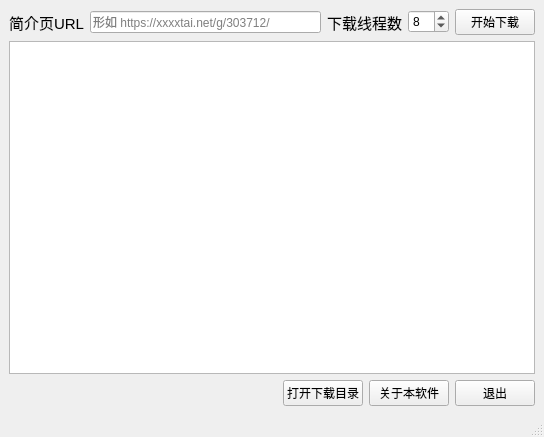
<?xml version="1.0" encoding="UTF-8"?>
<ui version="4.0">
 <class>MainWindow</class>
 <widget class="QMainWindow" name="MainWindow">
  <property name="geometry">
   <rect>
    <x>0</x>
    <y>0</y>
    <width>544</width>
    <height>437</height>
   </rect>
  </property>
  <property name="windowTitle">
   <string>学习软件1号</string>
  </property>
  <widget class="QWidget" name="centralwidget">
   <layout class="QGridLayout" name="gridLayout">
    <item row="0" column="0" colspan="5">
     <layout class="QHBoxLayout" name="horizontalLayout">
      <item>
       <widget class="QLabel" name="label">
        <property name="font">
         <font>
          <pointsize>11</pointsize>
         </font>
        </property>
        <property name="text">
         <string>简介页URL</string>
        </property>
       </widget>
      </item>
      <item>
       <widget class="QLineEdit" name="lineEdit">
        <property name="contextMenuPolicy">
         <enum>Qt::NoContextMenu</enum>
        </property>
        <property name="statusTip">
         <string/>
        </property>
        <property name="autoFillBackground">
         <bool>false</bool>
        </property>
        <property name="inputMask">
         <string/>
        </property>
        <property name="text">
         <string/>
        </property>
        <property name="placeholderText">
         <string>形如 https://xxxxtai.net/g/303712/</string>
        </property>
       </widget>
      </item>
      <item>
       <widget class="QLabel" name="label_2">
        <property name="font">
         <font>
          <pointsize>11</pointsize>
         </font>
        </property>
        <property name="text">
         <string>下载线程数</string>
        </property>
       </widget>
      </item>
      <item>
       <widget class="QSpinBox" name="spinBox">
        <property name="minimum">
         <number>1</number>
        </property>
        <property name="value">
         <number>8</number>
        </property>
       </widget>
      </item>
      <item>
       <widget class="QPushButton" name="pushButton">
        <property name="text">
         <string>开始下载</string>
        </property>
       </widget>
      </item>
     </layout>
    </item>
    <item row="1" column="0" colspan="5">
     <widget class="QTextBrowser" name="textBrowser"/>
    </item>
    <item row="2" column="4">
     <widget class="QPushButton" name="pushButton_2">
      <property name="sizePolicy">
       <sizepolicy hsizetype="Fixed" vsizetype="Fixed">
        <horstretch>0</horstretch>
        <verstretch>0</verstretch>
       </sizepolicy>
      </property>
      <property name="text">
       <string>退出</string>
      </property>
     </widget>
    </item>
    <item row="2" column="3">
     <widget class="QPushButton" name="pushButton_3">
      <property name="sizePolicy">
       <sizepolicy hsizetype="Fixed" vsizetype="Fixed">
        <horstretch>0</horstretch>
        <verstretch>0</verstretch>
       </sizepolicy>
      </property>
      <property name="text">
       <string>关于本软件</string>
      </property>
     </widget>
    </item>
    <item row="2" column="2">
     <widget class="QPushButton" name="pushButton_4">
      <property name="sizePolicy">
       <sizepolicy hsizetype="Fixed" vsizetype="Fixed">
        <horstretch>0</horstretch>
        <verstretch>0</verstretch>
       </sizepolicy>
      </property>
      <property name="text">
       <string>打开下载目录</string>
      </property>
     </widget>
    </item>
   </layout>
  </widget>
  <widget class="QMenuBar" name="menubar">
   <property name="geometry">
    <rect>
     <x>0</x>
     <y>0</y>
     <width>544</width>
     <height>21</height>
    </rect>
   </property>
  </widget>
  <widget class="QStatusBar" name="statusbar"/>
 </widget>
 <resources/>
 <connections/>
</ui>
